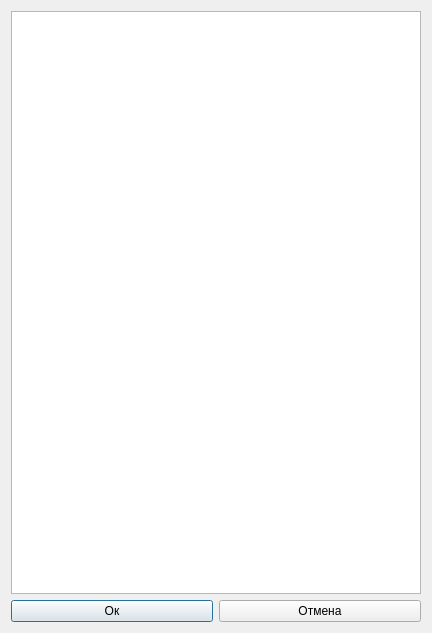
<?xml version="1.0" encoding="UTF-8"?>
<ui version="4.0">
 <class>AbonentList</class>
 <widget class="QDialog" name="AbonentList">
  <property name="geometry">
   <rect>
    <x>0</x>
    <y>0</y>
    <width>432</width>
    <height>633</height>
   </rect>
  </property>
  <property name="windowTitle">
   <string>Выбор абонента</string>
  </property>
  <layout class="QVBoxLayout" name="verticalLayout">
   <item>
    <widget class="QTreeWidget" name="treeWidget">
     <attribute name="headerVisible">
      <bool>false</bool>
     </attribute>
     <attribute name="headerVisible">
      <bool>false</bool>
     </attribute>
     <column>
      <property name="text">
       <string notr="true">1</string>
      </property>
     </column>
    </widget>
   </item>
   <item>
    <layout class="QHBoxLayout" name="horizontalLayout">
     <item>
      <widget class="QPushButton" name="okButton">
       <property name="text">
        <string>Ок</string>
       </property>
      </widget>
     </item>
     <item>
      <widget class="QPushButton" name="cancelButton">
       <property name="text">
        <string>Отмена</string>
       </property>
      </widget>
     </item>
    </layout>
   </item>
  </layout>
 </widget>
 <resources/>
 <connections/>
</ui>
